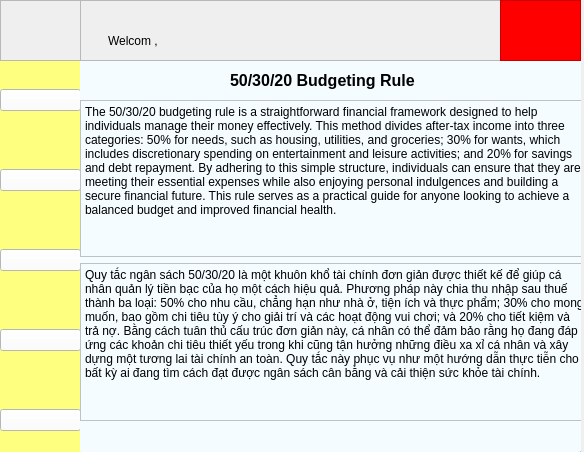
<?xml version="1.0" encoding="UTF-8"?>
<ui version="4.0">
 <class>Form</class>
 <widget class="QWidget" name="Form">
  <property name="geometry">
   <rect>
    <x>0</x>
    <y>0</y>
    <width>584</width>
    <height>452</height>
   </rect>
  </property>
  <property name="windowTitle">
   <string>Form</string>
  </property>
  <widget class="QFrame" name="FrameContent">
   <property name="geometry">
    <rect>
     <x>-20</x>
     <y>60</y>
     <width>601</width>
     <height>431</height>
    </rect>
   </property>
   <property name="styleSheet">
    <string notr="true">background-color:rgb(244, 252, 255)
</string>
   </property>
   <property name="frameShape">
    <enum>QFrame::Shape::StyledPanel</enum>
   </property>
   <property name="frameShadow">
    <enum>QFrame::Shadow::Raised</enum>
   </property>
   <widget class="QFrame" name="FameTooBar">
    <property name="geometry">
     <rect>
      <x>0</x>
      <y>0</y>
      <width>101</width>
      <height>441</height>
     </rect>
    </property>
    <property name="styleSheet">
     <string notr="true">background-color: rgb(255, 255, 127);
</string>
    </property>
    <property name="frameShape">
     <enum>QFrame::Shape::StyledPanel</enum>
    </property>
    <property name="frameShadow">
     <enum>QFrame::Shadow::Raised</enum>
    </property>
    <widget class="QFrame" name="frame">
     <property name="geometry">
      <rect>
       <x>0</x>
       <y>0</y>
       <width>120</width>
       <height>80</height>
      </rect>
     </property>
     <property name="frameShape">
      <enum>QFrame::Shape::StyledPanel</enum>
     </property>
     <property name="frameShadow">
      <enum>QFrame::Shadow::Raised</enum>
     </property>
     <widget class="QWidget" name="verticalLayoutWidget">
      <property name="geometry">
       <rect>
        <x>20</x>
        <y>0</y>
        <width>81</width>
        <height>81</height>
       </rect>
      </property>
      <layout class="QVBoxLayout" name="verticalLayout">
       <item>
        <widget class="QPushButton" name="pushButton">
         <property name="styleSheet">
          <string notr="true">background-color : white;
image: url(:/newPrefix/home.png);
</string>
         </property>
         <property name="text">
          <string/>
         </property>
        </widget>
       </item>
      </layout>
     </widget>
    </widget>
    <widget class="QFrame" name="frame_2">
     <property name="geometry">
      <rect>
       <x>0</x>
       <y>80</y>
       <width>120</width>
       <height>80</height>
      </rect>
     </property>
     <property name="frameShape">
      <enum>QFrame::Shape::StyledPanel</enum>
     </property>
     <property name="frameShadow">
      <enum>QFrame::Shadow::Raised</enum>
     </property>
     <widget class="QWidget" name="verticalLayoutWidget_2">
      <property name="geometry">
       <rect>
        <x>20</x>
        <y>0</y>
        <width>81</width>
        <height>81</height>
       </rect>
      </property>
      <layout class="QVBoxLayout" name="verticalLayout_2">
       <item>
        <widget class="QPushButton" name="pushButton_2">
         <property name="styleSheet">
          <string notr="true">background-color : white;
image : url(:/newPrefix/pencil.png);
</string>
         </property>
         <property name="text">
          <string/>
         </property>
        </widget>
       </item>
      </layout>
     </widget>
    </widget>
    <widget class="QFrame" name="frame_3">
     <property name="geometry">
      <rect>
       <x>0</x>
       <y>160</y>
       <width>120</width>
       <height>80</height>
      </rect>
     </property>
     <property name="frameShape">
      <enum>QFrame::Shape::StyledPanel</enum>
     </property>
     <property name="frameShadow">
      <enum>QFrame::Shadow::Raised</enum>
     </property>
     <widget class="QWidget" name="verticalLayoutWidget_3">
      <property name="geometry">
       <rect>
        <x>20</x>
        <y>0</y>
        <width>81</width>
        <height>81</height>
       </rect>
      </property>
      <layout class="QVBoxLayout" name="verticalLayout_3">
       <item>
        <widget class="QPushButton" name="pushButton_3">
         <property name="styleSheet">
          <string notr="true">background-color : white;
image: url(:/newPrefix/chart-medium.png);
</string>
         </property>
         <property name="text">
          <string/>
         </property>
        </widget>
       </item>
      </layout>
     </widget>
    </widget>
    <widget class="QFrame" name="frame_4">
     <property name="geometry">
      <rect>
       <x>0</x>
       <y>240</y>
       <width>120</width>
       <height>80</height>
      </rect>
     </property>
     <property name="frameShape">
      <enum>QFrame::Shape::StyledPanel</enum>
     </property>
     <property name="frameShadow">
      <enum>QFrame::Shadow::Raised</enum>
     </property>
     <widget class="QWidget" name="verticalLayoutWidget_4">
      <property name="geometry">
       <rect>
        <x>20</x>
        <y>0</y>
        <width>81</width>
        <height>81</height>
       </rect>
      </property>
      <layout class="QVBoxLayout" name="verticalLayout_4">
       <item>
        <widget class="QPushButton" name="pushButton_4">
         <property name="styleSheet">
          <string notr="true">background-color : white;
image: url(:/newPrefix/chart-up.png);
</string>
         </property>
         <property name="text">
          <string/>
         </property>
        </widget>
       </item>
      </layout>
     </widget>
    </widget>
    <widget class="QFrame" name="frame_5">
     <property name="geometry">
      <rect>
       <x>0</x>
       <y>320</y>
       <width>120</width>
       <height>80</height>
      </rect>
     </property>
     <property name="frameShape">
      <enum>QFrame::Shape::StyledPanel</enum>
     </property>
     <property name="frameShadow">
      <enum>QFrame::Shadow::Raised</enum>
     </property>
     <widget class="QWidget" name="verticalLayoutWidget_5">
      <property name="geometry">
       <rect>
        <x>20</x>
        <y>0</y>
        <width>81</width>
        <height>81</height>
       </rect>
      </property>
      <layout class="QVBoxLayout" name="verticalLayout_5">
       <item>
        <widget class="QPushButton" name="pushButton_5">
         <property name="styleSheet">
          <string notr="true">background-color : white;
image: url(:/newPrefix/lock-unlock.png);
</string>
         </property>
         <property name="text">
          <string/>
         </property>
        </widget>
       </item>
      </layout>
     </widget>
    </widget>
   </widget>
   <widget class="QStackedWidget" name="stackedWidget">
    <property name="geometry">
     <rect>
      <x>100</x>
      <y>-20</y>
      <width>501</width>
      <height>411</height>
     </rect>
    </property>
    <property name="currentIndex">
     <number>0</number>
    </property>
    <widget class="QWidget" name="home_page">
     <widget class="QLabel" name="label">
      <property name="geometry">
       <rect>
        <x>150</x>
        <y>10</y>
        <width>201</width>
        <height>61</height>
       </rect>
      </property>
      <property name="font">
       <font>
        <pointsize>12</pointsize>
        <italic>false</italic>
        <bold>true</bold>
       </font>
      </property>
      <property name="text">
       <string>50/30/20 Budgeting Rule</string>
      </property>
     </widget>
     <widget class="QWidget" name="verticalLayoutWidget_6">
      <property name="geometry">
       <rect>
        <x>0</x>
        <y>60</y>
        <width>511</width>
        <height>321</height>
       </rect>
      </property>
      <layout class="QVBoxLayout" name="verticalLayout_6">
       <item>
        <widget class="QTextBrowser" name="textBrowser">
         <property name="html">
          <string>&lt;!DOCTYPE HTML PUBLIC &quot;-//W3C//DTD HTML 4.0//EN&quot; &quot;http://www.w3.org/TR/REC-html40/strict.dtd&quot;&gt;
&lt;html&gt;&lt;head&gt;&lt;meta name=&quot;qrichtext&quot; content=&quot;1&quot; /&gt;&lt;meta charset=&quot;utf-8&quot; /&gt;&lt;style type=&quot;text/css&quot;&gt;
p, li { white-space: pre-wrap; }
hr { height: 1px; border-width: 0; }
li.unchecked::marker { content: &quot;\2610&quot;; }
li.checked::marker { content: &quot;\2612&quot;; }
&lt;/style&gt;&lt;/head&gt;&lt;body style=&quot; font-family:'Segoe UI'; font-size:9pt; font-weight:400; font-style:normal;&quot;&gt;
&lt;p style=&quot; margin-top:0px; margin-bottom:0px; margin-left:0px; margin-right:0px; -qt-block-indent:0; text-indent:0px;&quot;&gt;The 50/30/20 budgeting rule is a straightforward financial framework designed to help individuals manage their money effectively. This method divides after-tax income into three categories: 50% for needs, such as housing, utilities, and groceries; 30% for wants, which includes discretionary spending on entertainment and leisure activities; and 20% for savings and debt repayment. By adhering to this simple structure, individuals can ensure that they are meeting their essential expenses while also enjoying personal indulgences and building a secure financial future. This rule serves as a practical guide for anyone looking to achieve a balanced budget and improved financial health.&lt;/p&gt;&lt;/body&gt;&lt;/html&gt;</string>
         </property>
        </widget>
       </item>
       <item>
        <widget class="QTextBrowser" name="textBrowser_2">
         <property name="html">
          <string>&lt;!DOCTYPE HTML PUBLIC &quot;-//W3C//DTD HTML 4.0//EN&quot; &quot;http://www.w3.org/TR/REC-html40/strict.dtd&quot;&gt;
&lt;html&gt;&lt;head&gt;&lt;meta name=&quot;qrichtext&quot; content=&quot;1&quot; /&gt;&lt;meta charset=&quot;utf-8&quot; /&gt;&lt;style type=&quot;text/css&quot;&gt;
p, li { white-space: pre-wrap; }
hr { height: 1px; border-width: 0; }
li.unchecked::marker { content: &quot;\2610&quot;; }
li.checked::marker { content: &quot;\2612&quot;; }
&lt;/style&gt;&lt;/head&gt;&lt;body style=&quot; font-family:'Segoe UI'; font-size:9pt; font-weight:400; font-style:normal;&quot;&gt;
&lt;p style=&quot; margin-top:0px; margin-bottom:0px; margin-left:0px; margin-right:0px; -qt-block-indent:0; text-indent:0px;&quot;&gt;Quy tắc ngân sách 50/30/20 là một khuôn khổ tài chính đơn giản được thiết kế để giúp cá nhân quản lý tiền bạc của họ một cách hiệu quả. Phương pháp này chia thu nhập sau thuế thành ba loại: 50% cho nhu cầu, chẳng hạn như nhà ở, tiện ích và thực phẩm; 30% cho mong muốn, bao gồm chi tiêu tùy ý cho giải trí và các hoạt động vui chơi; và 20% cho tiết kiệm và trả nợ. Bằng cách tuân thủ cấu trúc đơn giản này, cá nhân có thể đảm bảo rằng họ đang đáp ứng các khoản chi tiêu thiết yếu trong khi cũng tận hưởng những điều xa xỉ cá nhân và xây dựng một tương lai tài chính an toàn. Quy tắc này phục vụ như một hướng dẫn thực tiễn cho bất kỳ ai đang tìm cách đạt được ngân sách cân bằng và cải thiện sức khỏe tài chính.&lt;/p&gt;&lt;/body&gt;&lt;/html&gt;</string>
         </property>
        </widget>
       </item>
      </layout>
     </widget>
    </widget>
    <widget class="QWidget" name="input_page">
     <widget class="QWidget" name="formLayoutWidget">
      <property name="geometry">
       <rect>
        <x>20</x>
        <y>40</y>
        <width>481</width>
        <height>51</height>
       </rect>
      </property>
      <layout class="QFormLayout" name="formLayout">
       <item row="0" column="0">
        <widget class="QLabel" name="label_3">
         <property name="text">
          <string>Income</string>
         </property>
        </widget>
       </item>
       <item row="0" column="1">
        <widget class="QSpinBox" name="spinBox">
         <property name="minimum">
          <number>100000</number>
         </property>
         <property name="maximum">
          <number>1000000000</number>
         </property>
        </widget>
       </item>
       <item row="1" column="0">
        <widget class="QLabel" name="label_4">
         <property name="text">
          <string>Tax</string>
         </property>
        </widget>
       </item>
       <item row="1" column="1">
        <widget class="QDoubleSpinBox" name="doubleSpinBox">
         <property name="maximum">
          <double>1.000000000000000</double>
         </property>
         <property name="singleStep">
          <double>0.100000000000000</double>
         </property>
        </widget>
       </item>
      </layout>
     </widget>
     <widget class="QFrame" name="frame_9">
      <property name="geometry">
       <rect>
        <x>10</x>
        <y>220</y>
        <width>164</width>
        <height>161</height>
       </rect>
      </property>
      <property name="frameShape">
       <enum>QFrame::Shape::StyledPanel</enum>
      </property>
      <property name="frameShadow">
       <enum>QFrame::Shadow::Raised</enum>
      </property>
      <widget class="QLabel" name="label_6">
       <property name="geometry">
        <rect>
         <x>20</x>
         <y>10</y>
         <width>131</width>
         <height>16</height>
        </rect>
       </property>
       <property name="text">
        <string>Add to list for to needs</string>
       </property>
      </widget>
      <widget class="QPushButton" name="pushButton_6">
       <property name="geometry">
        <rect>
         <x>0</x>
         <y>40</y>
         <width>161</width>
         <height>121</height>
        </rect>
       </property>
       <property name="styleSheet">
        <string notr="true">image: url(:/newPrefix/plus-button.png);
background-color : white;
border-color: rgb(0, 0, 0);</string>
       </property>
       <property name="text">
        <string/>
       </property>
      </widget>
     </widget>
     <widget class="QFrame" name="frame_10">
      <property name="geometry">
       <rect>
        <x>170</x>
        <y>220</y>
        <width>164</width>
        <height>161</height>
       </rect>
      </property>
      <property name="frameShape">
       <enum>QFrame::Shape::StyledPanel</enum>
      </property>
      <property name="frameShadow">
       <enum>QFrame::Shadow::Raised</enum>
      </property>
      <widget class="QLabel" name="label_7">
       <property name="geometry">
        <rect>
         <x>30</x>
         <y>10</y>
         <width>131</width>
         <height>16</height>
        </rect>
       </property>
       <property name="text">
        <string>Add to list for to wants</string>
       </property>
      </widget>
      <widget class="QPushButton" name="pushButton_9">
       <property name="geometry">
        <rect>
         <x>0</x>
         <y>40</y>
         <width>161</width>
         <height>121</height>
        </rect>
       </property>
       <property name="styleSheet">
        <string notr="true">image: url(:/newPrefix/plus-button.png);
background-color : white;
</string>
       </property>
       <property name="text">
        <string/>
       </property>
      </widget>
     </widget>
     <widget class="QFrame" name="frame_11">
      <property name="geometry">
       <rect>
        <x>330</x>
        <y>220</y>
        <width>164</width>
        <height>161</height>
       </rect>
      </property>
      <property name="frameShape">
       <enum>QFrame::Shape::StyledPanel</enum>
      </property>
      <property name="frameShadow">
       <enum>QFrame::Shadow::Raised</enum>
      </property>
      <widget class="QLabel" name="label_8">
       <property name="geometry">
        <rect>
         <x>20</x>
         <y>10</y>
         <width>131</width>
         <height>16</height>
        </rect>
       </property>
       <property name="text">
        <string>Add to list for saving</string>
       </property>
      </widget>
      <widget class="QPushButton" name="pushButton_10">
       <property name="geometry">
        <rect>
         <x>0</x>
         <y>40</y>
         <width>171</width>
         <height>121</height>
        </rect>
       </property>
       <property name="styleSheet">
        <string notr="true">image: url(:/newPrefix/plus-button.png);
background-color : white;
</string>
       </property>
       <property name="text">
        <string/>
       </property>
      </widget>
     </widget>
     <widget class="QLabel" name="label_5">
      <property name="geometry">
       <rect>
        <x>20</x>
        <y>120</y>
        <width>85</width>
        <height>18</height>
       </rect>
      </property>
      <property name="text">
       <string>Income after tax</string>
      </property>
     </widget>
     <widget class="Line" name="line">
      <property name="geometry">
       <rect>
        <x>20</x>
        <y>100</y>
        <width>481</width>
        <height>16</height>
       </rect>
      </property>
      <property name="orientation">
       <enum>Qt::Orientation::Horizontal</enum>
      </property>
     </widget>
     <widget class="QPushButton" name="pushButton_7">
      <property name="geometry">
       <rect>
        <x>190</x>
        <y>150</y>
        <width>75</width>
        <height>24</height>
       </rect>
      </property>
      <property name="text">
       <string>Caculate</string>
      </property>
     </widget>
     <widget class="QDoubleSpinBox" name="doubleSpinBox_2">
      <property name="geometry">
       <rect>
        <x>110</x>
        <y>120</y>
        <width>391</width>
        <height>21</height>
       </rect>
      </property>
      <property name="maximum">
       <double>1000000000000.000000000000000</double>
      </property>
     </widget>
    </widget>
    <widget class="QWidget" name="graphic_page">
     <widget class="QGraphicsView" name="graphic_pie_needs">
      <property name="geometry">
       <rect>
        <x>0</x>
        <y>20</y>
        <width>250</width>
        <height>181</height>
       </rect>
      </property>
     </widget>
     <widget class="QGraphicsView" name="graphic_pie_wants">
      <property name="geometry">
       <rect>
        <x>250</x>
        <y>20</y>
        <width>250</width>
        <height>181</height>
       </rect>
      </property>
     </widget>
     <widget class="QGraphicsView" name="graphic_line_change_money">
      <property name="geometry">
       <rect>
        <x>0</x>
        <y>200</y>
        <width>501</width>
        <height>211</height>
       </rect>
      </property>
     </widget>
    </widget>
    <widget class="QWidget" name="predict_page"/>
   </widget>
  </widget>
  <widget class="QFrame" name="frame_6">
   <property name="geometry">
    <rect>
     <x>0</x>
     <y>0</y>
     <width>81</width>
     <height>61</height>
    </rect>
   </property>
   <property name="frameShape">
    <enum>QFrame::Shape::StyledPanel</enum>
   </property>
   <property name="frameShadow">
    <enum>QFrame::Shadow::Raised</enum>
   </property>
   <widget class="QPushButton" name="toodle">
    <property name="geometry">
     <rect>
      <x>0</x>
      <y>10</y>
      <width>80</width>
      <height>55</height>
     </rect>
    </property>
    <property name="minimumSize">
     <size>
      <width>80</width>
      <height>55</height>
     </size>
    </property>
    <property name="maximumSize">
     <size>
      <width>80</width>
      <height>55</height>
     </size>
    </property>
    <property name="styleSheet">
     <string notr="true">QPushButton {
	border: none;
	background-color: rgba(0,0,0,0);
}
QPushButton:hover {
	background-color: rgb(0,178,178);
}
QPushButton:pressed {	
	background-color: rgba(0,0,0,0);
}</string>
    </property>
    <property name="text">
     <string/>
    </property>
    <property name="icon">
     <iconset>
      <normaloff>Minimalistic-Flat-Modern-GUI-Template-master/icons/1x/logo.png</normaloff>Minimalistic-Flat-Modern-GUI-Template-master/icons/1x/logo.png</iconset>
    </property>
    <property name="iconSize">
     <size>
      <width>22</width>
      <height>12</height>
     </size>
    </property>
    <property name="flat">
     <bool>true</bool>
    </property>
   </widget>
  </widget>
  <widget class="QFrame" name="frame_7">
   <property name="geometry">
    <rect>
     <x>80</x>
     <y>0</y>
     <width>421</width>
     <height>61</height>
    </rect>
   </property>
   <property name="frameShape">
    <enum>QFrame::Shape::StyledPanel</enum>
   </property>
   <property name="frameShadow">
    <enum>QFrame::Shadow::Raised</enum>
   </property>
   <widget class="QLabel" name="welcome_text">
    <property name="geometry">
     <rect>
      <x>28</x>
      <y>30</y>
      <width>71</width>
      <height>21</height>
     </rect>
    </property>
    <property name="text">
     <string>Welcom , </string>
    </property>
   </widget>
   <widget class="QLabel" name="user">
    <property name="geometry">
     <rect>
      <x>110</x>
      <y>30</y>
      <width>51</width>
      <height>21</height>
     </rect>
    </property>
    <property name="text">
     <string/>
    </property>
   </widget>
  </widget>
  <widget class="QFrame" name="frame_8">
   <property name="geometry">
    <rect>
     <x>500</x>
     <y>0</y>
     <width>81</width>
     <height>61</height>
    </rect>
   </property>
   <property name="styleSheet">
    <string notr="true">background-color : red ; </string>
   </property>
   <property name="frameShape">
    <enum>QFrame::Shape::StyledPanel</enum>
   </property>
   <property name="frameShadow">
    <enum>QFrame::Shadow::Raised</enum>
   </property>
   <widget class="QPushButton" name="bn_close">
    <property name="geometry">
     <rect>
      <x>20</x>
      <y>20</y>
      <width>41</width>
      <height>31</height>
     </rect>
    </property>
    <property name="maximumSize">
     <size>
      <width>55</width>
      <height>55</height>
     </size>
    </property>
    <property name="toolTip">
     <string>Close</string>
    </property>
    <property name="styleSheet">
     <string notr="true">QPushButton {
	border: none;
	background-color: rgba(0,0,0,0);
}
QPushButton:hover {
	background-color: rgb(0,143,150);
}
QPushButton:pressed {	
	background-color: rgba(0,0,0,0);
}</string>
    </property>
    <property name="text">
     <string/>
    </property>
    <property name="icon">
     <iconset>
      <normaloff>Minimalistic-Flat-Modern-GUI-Template-master/icons/1x/closeAsset 43.png</normaloff>Minimalistic-Flat-Modern-GUI-Template-master/icons/1x/closeAsset 43.png</iconset>
    </property>
    <property name="iconSize">
     <size>
      <width>22</width>
      <height>22</height>
     </size>
    </property>
    <property name="flat">
     <bool>true</bool>
    </property>
   </widget>
  </widget>
 </widget>
 <resources>
  <include location="image.qrc"/>
 </resources>
 <connections/>
</ui>
